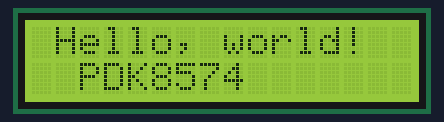
Simulated run of this sketch. Board: Arduino Uno, built with avr-gcc and run on an emulated ATmega328P. Parts: 16×2 character LCD.

Above: at 0.2 s.
At 5.2 s:
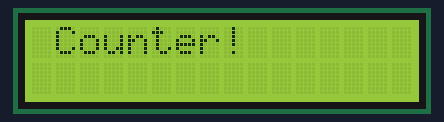
At 13.82 s:
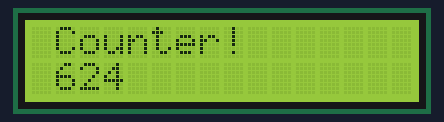
At 22.37 s:
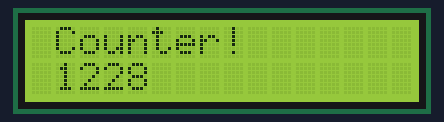
At 31.02 s:
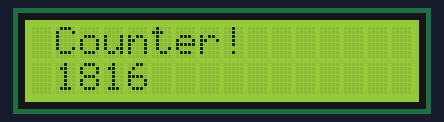
At 39.68 s:
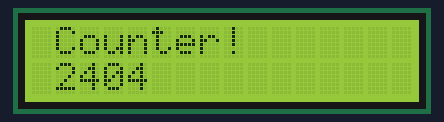

The sketch:

i2c-liquidtest.ino
```cpp
#include <Wire.h>
//https://github.com/johnrickman/LiquidCrystal_I2C
#include <LiquidCrystal_I2C.h>

LiquidCrystal_I2C lcd(0x21,16,2);  // set the LCD address to 0x27 for a 16 chars and 2 line display

uint32_t counter = 0;

void setup()
{
  lcd.init();                      // initialize the lcd
  lcd.init();
  // Print a message to the LCD.
  lcd.backlight();
  lcd.setCursor(1,0);
  lcd.print("Hello, world!");
  lcd.setCursor(2,1);
  lcd.print("PDK8574");
  delay(5000);
  lcd.clear();
  lcd.setCursor(1,0);
  lcd.print("Counter!");
  lcd.setCursor(0,1);
  lcd.print("                ");
  delay(1);
}


void loop()
{
  lcd.setCursor(1,1);
  lcd.print(counter);
  counter++;
  delay(10);
}
```
